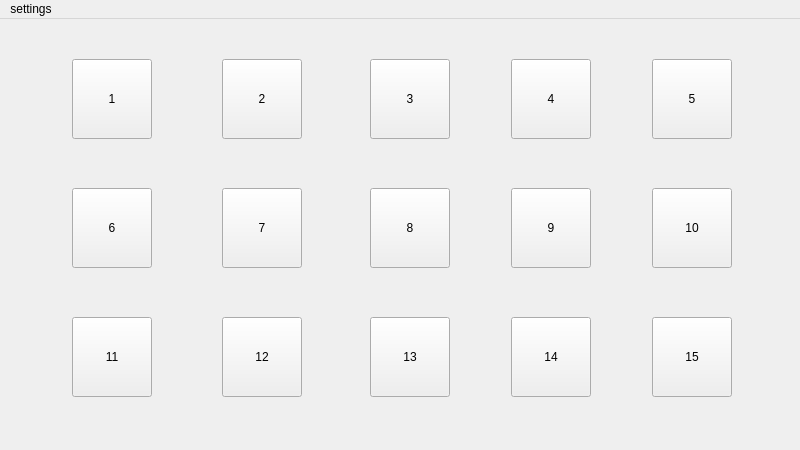
<?xml version="1.0" encoding="UTF-8"?>
<ui version="4.0">
 <class>MainWindow</class>
 <widget class="QMainWindow" name="MainWindow">
  <property name="geometry">
   <rect>
    <x>0</x>
    <y>0</y>
    <width>800</width>
    <height>450</height>
   </rect>
  </property>
  <property name="windowTitle">
   <string>MainWindow</string>
  </property>
  <property name="styleSheet">
   <string notr="true">    QPushButton {
        background-color: transparent;
        border: 1px solid rgba(255, 255, 255, 100);
        border-radius: 4px;
        color: white;
        padding: 5px;
    }
    
    QPushButton:hover {
        background-color: rgba(255, 255, 255, 30);
        border: 1px solid rgba(255, 255, 255, 100);
    }
    
    QPushButton:pressed {
        background-color: rgba(255, 255, 255, 50);
        border: 1px solid rgba(255, 255, 255, 100);
    }
    
    QMenuBar {
        background-color: transparent;
        color: white;
    }
    
    QMenuBar::item {
        background-color: transparent;
    }
    
    QMenuBar::item:selected {
        background-color: rgba(255, 255, 255, 30);
    }
    
    QMenuBar::item:pressed {
        background-color: rgba(255, 255, 255, 50);
    }
    
    QMenu {
        background-color: transparent;
        border: 1px solid rgba(255, 255, 255, 100);
        color: white;
    }
    
    QMenu::item {
        background-color: transparent;
        padding: 5px 20px;
    }
    
    QMenu::item:selected {
        background-color: rgba(255, 255, 255, 30);
    }
    
    QMenu::item:pressed {
        background-color: rgba(255, 255, 255, 50);
    }
tqr</string>
  </property>
  <widget class="QWidget" name="centralwidget">
   <widget class="QPushButton" name="b8">
    <property name="geometry">
     <rect>
      <x>370</x>
      <y>169</y>
      <width>80</width>
      <height>80</height>
     </rect>
    </property>
    <property name="text">
     <string>8</string>
    </property>
   </widget>
   <widget class="QPushButton" name="b6">
    <property name="geometry">
     <rect>
      <x>72</x>
      <y>169</y>
      <width>80</width>
      <height>80</height>
     </rect>
    </property>
    <property name="text">
     <string>6</string>
    </property>
   </widget>
   <widget class="QPushButton" name="b7">
    <property name="geometry">
     <rect>
      <x>222</x>
      <y>169</y>
      <width>80</width>
      <height>80</height>
     </rect>
    </property>
    <property name="text">
     <string>7</string>
    </property>
   </widget>
   <widget class="QPushButton" name="b1">
    <property name="geometry">
     <rect>
      <x>72</x>
      <y>40</y>
      <width>80</width>
      <height>80</height>
     </rect>
    </property>
    <property name="text">
     <string>1</string>
    </property>
    <property name="default">
     <bool>false</bool>
    </property>
    <property name="flat">
     <bool>false</bool>
    </property>
   </widget>
   <widget class="QPushButton" name="b4">
    <property name="geometry">
     <rect>
      <x>511</x>
      <y>40</y>
      <width>80</width>
      <height>80</height>
     </rect>
    </property>
    <property name="text">
     <string>4</string>
    </property>
   </widget>
   <widget class="QPushButton" name="b5">
    <property name="geometry">
     <rect>
      <x>652</x>
      <y>40</y>
      <width>80</width>
      <height>80</height>
     </rect>
    </property>
    <property name="text">
     <string>5</string>
    </property>
   </widget>
   <widget class="QPushButton" name="b11">
    <property name="geometry">
     <rect>
      <x>72</x>
      <y>298</y>
      <width>80</width>
      <height>80</height>
     </rect>
    </property>
    <property name="text">
     <string>11</string>
    </property>
   </widget>
   <widget class="QPushButton" name="b12">
    <property name="geometry">
     <rect>
      <x>222</x>
      <y>298</y>
      <width>80</width>
      <height>80</height>
     </rect>
    </property>
    <property name="text">
     <string>12</string>
    </property>
   </widget>
   <widget class="QPushButton" name="b13">
    <property name="geometry">
     <rect>
      <x>370</x>
      <y>298</y>
      <width>80</width>
      <height>80</height>
     </rect>
    </property>
    <property name="text">
     <string>13</string>
    </property>
   </widget>
   <widget class="QPushButton" name="b9">
    <property name="geometry">
     <rect>
      <x>511</x>
      <y>169</y>
      <width>80</width>
      <height>80</height>
     </rect>
    </property>
    <property name="text">
     <string>9</string>
    </property>
   </widget>
   <widget class="QPushButton" name="b15">
    <property name="geometry">
     <rect>
      <x>652</x>
      <y>298</y>
      <width>80</width>
      <height>80</height>
     </rect>
    </property>
    <property name="text">
     <string>15</string>
    </property>
   </widget>
   <widget class="QPushButton" name="b2">
    <property name="geometry">
     <rect>
      <x>222</x>
      <y>40</y>
      <width>80</width>
      <height>80</height>
     </rect>
    </property>
    <property name="text">
     <string>2</string>
    </property>
   </widget>
   <widget class="QPushButton" name="b10">
    <property name="geometry">
     <rect>
      <x>652</x>
      <y>169</y>
      <width>80</width>
      <height>80</height>
     </rect>
    </property>
    <property name="text">
     <string>10</string>
    </property>
   </widget>
   <widget class="QPushButton" name="b14">
    <property name="geometry">
     <rect>
      <x>511</x>
      <y>298</y>
      <width>80</width>
      <height>80</height>
     </rect>
    </property>
    <property name="text">
     <string>14</string>
    </property>
   </widget>
   <widget class="QPushButton" name="b3">
    <property name="geometry">
     <rect>
      <x>370</x>
      <y>40</y>
      <width>80</width>
      <height>80</height>
     </rect>
    </property>
    <property name="text">
     <string>3</string>
    </property>
   </widget>
  </widget>
  <widget class="QMenuBar" name="menubar">
   <property name="geometry">
    <rect>
     <x>0</x>
     <y>0</y>
     <width>800</width>
     <height>22</height>
    </rect>
   </property>
   <widget class="QMenu" name="menusettings">
    <property name="title">
     <string>settings</string>
    </property>
    <addaction name="actionset_background"/>
   </widget>
   <addaction name="menusettings"/>
  </widget>
  <action name="actionset_background">
   <property name="text">
    <string>set background</string>
   </property>
  </action>
 </widget>
 <resources/>
 <connections/>
</ui>
